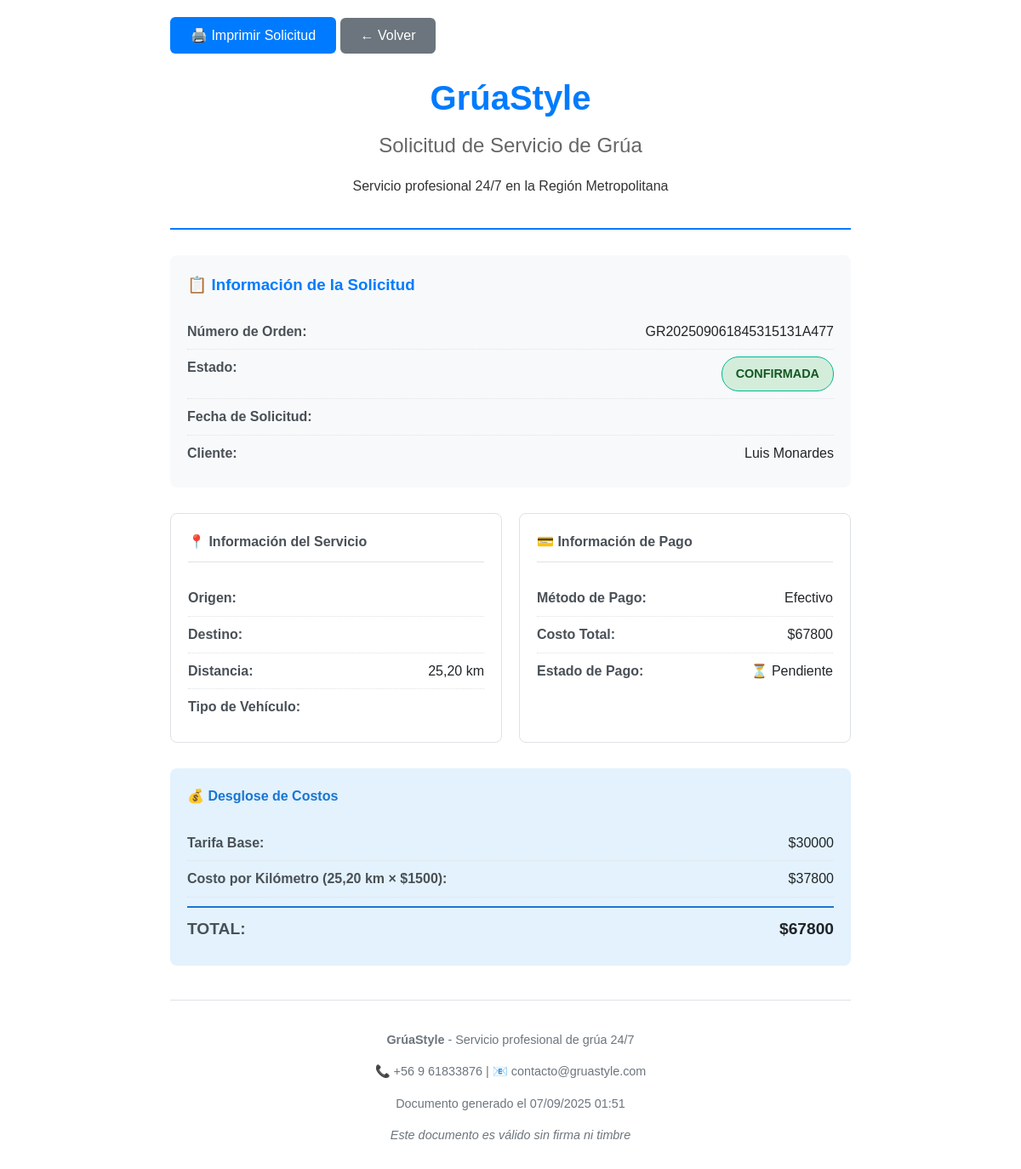
The page /imprimir/173/ (signed in) on the database its author committed.
### grua_app/models.py (models this page shows, shortened)
class SolicitudServicio(models.Model):
    ESTADO_CHOICES = [
        ('pendiente', 'Pendiente'),
        ('confirmada', 'Confirmada'),
        ('en_proceso', 'En Proceso'),
        ('completada', 'Completada'),
        ('cancelada', 'Cancelada'),
        ('pendiente_pago', 'Pendiente de Pago'),
        ('pendiente_confirmacion', 'Pendiente de Confirmación'),
        ('procesando_pago', 'Procesando Pago'),
        ('pago_rechazado', 'Pago Rechazado'),
    ]
    METODO_PAGO_CHOICES = [
        ('efectivo', 'Efectivo'),
        ('transferencia', 'Transferencia Bancaria'),
        ('mercadopago_card', 'Tarjeta (Mercado Pago)'),
        ('mercadopago_transfer', 'Transferencia (Mercado Pago)'),
    ]
    TIPO_SERVICIO_CHOICES = [
        ('grua', 'Servicio de Grúa'),
        ('asistencia', 'Asistencia Mecánica'),
        ('bateria', 'Carga de Batería'),
    ]
    cliente = models.ForeignKey(User, on_delete=models.CASCADE)
    numero_orden = models.CharField(max_length=30, unique=True, blank=True)
    direccion_origen = models.CharField(max_length=255)
    direccion_destino = models.CharField(max_length=255)
    fecha_servicio = models.DateTimeField()
    descripcion_problema = models.TextField()
    distancia_km = models.DecimalField(
        max_digits=6, decimal_places=2, null=True, blank=True)
    estado = models.CharField(
        max_length=25, choices=ESTADO_CHOICES, default='pendiente')
    fecha_solicitud = models.DateTimeField(auto_now_add=True)
    fecha_actualizacion = models.DateTimeField(auto_now=True)
    metodo_pago = models.CharField(
        max_length=30, choices=METODO_PAGO_CHOICES, null=True, blank=True)
    costo_total = models.DecimalField(
        max_digits=10, decimal_places=2, null=True, blank=True)
    tarifa_base_aplicada = models.IntegerField(default=30000, help_text="Tarifa base aplicada al momento de la solicitud")
    tarifa_km_aplicada = models.IntegerField(default=1500, help_text="Tarifa por km aplicada al momento de la solicitud")
    pagado = models.BooleanField(default=False)
    tipo_vehiculo = models.CharField(max_length=50, null=True, blank=True)
    marca_vehiculo = models.CharField(max_length=50, null=True, blank=True)
    modelo_vehiculo = models.CharField(max_length=50, null=True, blank=True)
    placa_vehiculo = models.CharField(max_length=15, null=True, blank=True)
    tipo_servicio_categoria = models.CharField(
        max_length=20,
        choices=TIPO_SERVICIO_CHOICES,
        default='grua',
        help_text="Tipo de servicio solicitado"
    )
    class Meta:
        verbose_name = 'Solicitud de Servicio'
        verbose_name_plural = 'Solicitudes de Servicio'
        ordering = ['-fecha_solicitud']

### grua_app/views.py (the view)
# urls.py: path('imprimir/<int:solicitud_id>/', views.imprimir_solicitud, name='imprimir_solicitud'),
@login_required
def imprimir_solicitud(request, solicitud_id):
    try:
        from .models import Cliente
        solicitud = get_object_or_404(SolicitudServicio, id=solicitud_id, cliente=request.user)
    except:
        solicitud = get_object_or_404(SolicitudServicio, id=solicitud_id)
    tarifas = obtener_tarifas_usuario(solicitud.cliente)
    tarifa_base = tarifas['tarifa_base']
    tarifa_por_km = tarifas['tarifa_por_km']
    tarifa_minima = tarifas['tarifa_minima']
    if solicitud.distancia_km:
        costo_km = float(solicitud.distancia_km) * tarifa_por_km
        total = max(tarifa_base + costo_km, tarifa_minima)
    else:
        costo_km = 0
        total = tarifa_minima
    context = {
        'solicitud': solicitud,
        'tarifa_base': tarifa_base,
        'tarifa_por_km': tarifa_por_km,
        'costo_km': costo_km,
        'total': total,
        'fecha_generacion': timezone.now(),
    }
    return render(request, 'grua_app/imprimir_solicitud.html', context)

### grua_app/models.py (called while the page is built)
    @classmethod
    def esta_disponible(cls):
        try:
            disponibilidad = cls.objects.first()
            return disponibilidad.activo if disponibilidad else True
        except:
            return True

    @classmethod
    def obtener_mensaje(cls):
        try:
            disponibilidad = cls.objects.first()
            return disponibilidad.mensaje_personalizado if disponibilidad else "Servicio temporalmente no disponible"
        except:
            return "Servicio temporalmente no disponible"

### grua_app/views.py (called while the page is built, shortened)
def obtener_tarifas_usuario(user):
    tarifas_default = {
        'tarifa_base': 30000,
        'tarifa_por_km': 1500,
        'tarifa_minima': 30000,
        'tiene_membresia': False,
        'tipo_membresia': None
    }
    try:
        membresia_activa = Membresia.objects.filter(
            usuario=user,
            estado='activa'
        ).first()
    except Exception as e:
        print(f"❌ Error obteniendo tarifas de usuario {user.username}: {e}")
    print(f"🔄 Usando tarifas estándar para {user.username}")
    return tarifas_default

### templates/grua_app/imprimir_solicitud.html (shortened to what this page needs)
<!DOCTYPE html>
<html lang="es">
<head>
</head>
<body>
    <div class="no-print">
        <button class="print-btn" onclick="window.print()">
            🖨️ Imprimir Solicitud
        </button>
        <button class="print-btn" onclick="window.close()" style="background: #6c757d;">
            ← Volver
        </button>
    </div>
    <div class="header">
        <h1>GrúaStyle</h1>
        <h2>Solicitud de Servicio de Grúa</h2>
        <p>Servicio profesional 24/7 en la Región Metropolitana</p>
    </div>
    <div class="order-info">
        <h3>📋 Información de la Solicitud</h3>
        <div class="info-row">
            <span class="label">Número de Orden:</span>
            <span class="value">{{ solicitud.numero_orden }}</span>
        </div>
        <div class="info-row">
            <span class="label">Estado:</span>
            <span class="status-badge status-{{ solicitud.estado }}">{{ solicitud.get_estado_display }}</span>
        </div>
        <div class="info-row">
            <span class="label">Fecha de Solicitud:</span>
        </div>
        <div class="info-row">
            <span class="label">Cliente:</span>
            <span class="value">{{ solicitud.cliente.get_full_name|default:solicitud.cliente.username }}</span>
        </div>
    </div>
    <div class="info-grid">
        <div class="info-section">
            <h4>📍 Información del Servicio</h4>
            <div class="info-row">
                <span class="label">Origen:</span>
            </div>
            <div class="info-row">
                <span class="label">Destino:</span>
            </div>
            {% if solicitud.distancia_km %}
            <div class="info-row">
                <span class="label">Distancia:</span>
                <span class="value">{{ solicitud.distancia_km }} km</span>
            </div>
            {% endif %}
            <div class="info-row">
                <span class="label">Tipo de Vehículo:</span>
            </div>
        </div>
        <div class="info-section">
            <h4>💳 Información de Pago</h4>
            {% if solicitud.metodo_pago %}
            <div class="info-row">
                <span class="label">Método de Pago:</span>
                <span class="value">{{ solicitud.get_metodo_pago_display }}</span>
            </div>
            {% endif %}
            {% if solicitud.costo_total %}
            <div class="info-row">
                <span class="label">Costo Total:</span>
                <span class="value">${{ solicitud.costo_total|floatformat:0 }}</span>
            </div>
            {% endif %}
            <div class="info-row">
                <span class="label">Estado de Pago:</span>
                <span class="value">{% if solicitud.pagado %}✅ Pagado{% else %}⏳ Pendiente{% endif %}</span>
            </div>
        </div>
    </div>
    <div class="cost-summary">
        <h4>💰 Desglose de Costos</h4>
        <div class="info-row">
            <span class="label">Tarifa Base:</span>
            <span class="value">${{ tarifa_base|floatformat:0 }}</span>
        </div>
        {% if solicitud.distancia_km %}
        <div class="info-row">
            <span class="label">Costo por Kilómetro ({{ solicitud.distancia_km }} km × ${{ tarifa_por_km|floatformat:0 }}):</span>
            <span class="value">${{ costo_km|floatformat:0 }}</span>
        </div>
        {% endif %}
        <div class="info-row total-row">
            <span class="label">TOTAL:</span>
            <span class="value">${{ total|floatformat:0 }}</span>
        </div>
    </div>
    <div class="footer">
        <p><strong>GrúaStyle</strong> - Servicio profesional de grúa 24/7</p>
        <p>📞 +56 9 61833876 | 📧 contacto@gruastyle.com</p>
        <p>Documento generado el {{ fecha_generacion|date:"d/m/Y H:i" }}</p>
        <p><em>Este documento es válido sin firma ni timbre</em></p>
    </div>
</body>
</html>

### templates/grua_app/imprimir_solicitud.html (style rules this page uses)
body { font-family: Arial, sans-serif; line-height: 1.6; color: #333; max-width: 800px; margin: 0 auto; padding: 20px; }
.header { text-align: center; border-bottom: 2px solid #007bff; padding-bottom: 20px; margin-bottom: 30px; }
.header h1 { color: #007bff; margin: 0; font-size: 2.5em; }
.header h2 { color: #666; margin: 5px 0; font-weight: normal; }
.order-info { background: #f8f9fa; padding: 20px; border-radius: 8px; margin-bottom: 30px; }
.order-info h3 { margin-top: 0; color: #007bff; }
.info-grid { display: grid; grid-template-columns: 1fr 1fr; gap: 20px; margin-bottom: 30px; }
.info-section { background: white; padding: 20px; border: 1px solid #dee2e6; border-radius: 8px; }
.info-section h4 { margin-top: 0; color: #495057; border-bottom: 1px solid #dee2e6; padding-bottom: 10px; }
.info-row { display: flex; justify-content: space-between; padding: 8px 0; border-bottom: 1px dotted #dee2e6; }
.info-row:last-child { border-bottom: none; }
.label { font-weight: bold; color: #495057; }
.value { color: #212529; }
.cost-summary { background: #e3f2fd; padding: 20px; border-radius: 8px; margin-bottom: 30px; }
.cost-summary h4 { margin-top: 0; color: #1976d2; }
.total-row { font-size: 1.2em; font-weight: bold; color: #1976d2; border-top: 2px solid #1976d2; padding-top: 10px; margin-top: 10px; }
.status-badge { display: inline-block; padding: 8px 16px; border-radius: 20px; font-weight: bold; text-transform: uppercase; font-size: 0.9em; }
.status-confirmada { background: #d4edda; color: #155724; border: 1px solid #00b894; }
.footer { text-align: center; margin-top: 40px; padding-top: 20px; border-top: 1px solid #dee2e6; color: #6c757d; font-size: 0.9em; }
.print-btn { background: #007bff; color: white; padding: 12px 24px; border: none; border-radius: 6px; cursor: pointer; font-size: 1em; margin-bottom: 20px; }

### rows shown on the page
SolicitudServicio: numero_orden "GR202509061845315131A477", estado "CONFIRMADA", cliente.get_full_name "Luis Monardes", distancia_km "25,20", metodo_pago "Efectivo", costo_total "67800"

### other values the page prints
{{ tarifa_base|floatformat:0 }} "30000"
{{ tarifa_por_km|floatformat:0 }} "1500"
{{ costo_km|floatformat:0 }} "37800"
{{ total|floatformat:0 }} "67800"
